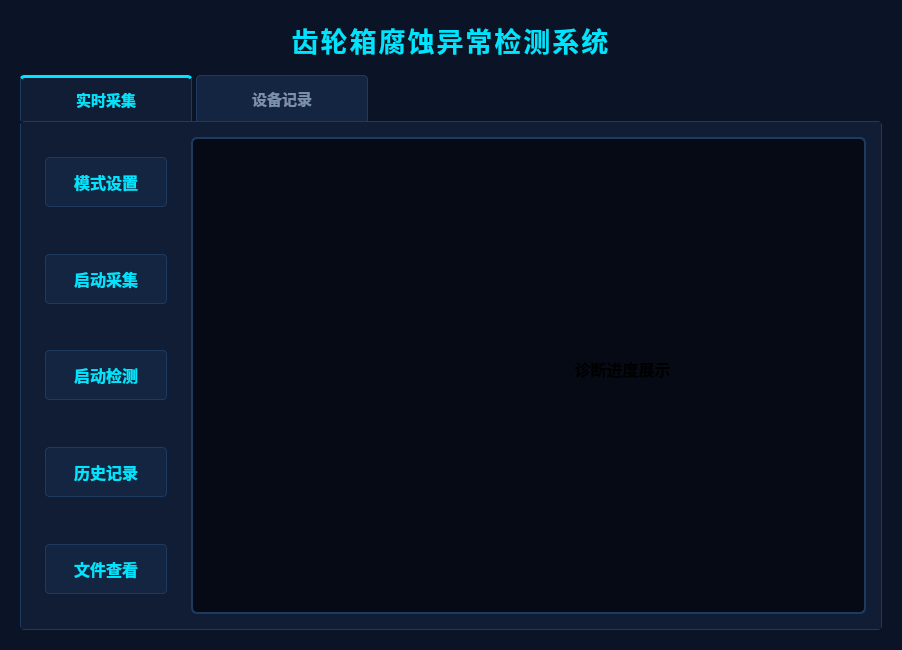
<?xml version="1.0" encoding="UTF-8"?>
<ui version="4.0">
 <class>C_window</class>
 <widget class="QWidget" name="C_window">
  <property name="geometry">
   <rect>
    <x>0</x>
    <y>0</y>
    <width>902</width>
    <height>650</height>
   </rect>
  </property>
  <property name="windowTitle">
   <string>齿轮箱腐蚀异常检测</string>
  </property>
  <property name="styleSheet">
   <string notr="true">
/* ================= 全局基础样式 ================= */
QWidget#C_window { background-color: #0b1426; }

QLabel#label_title {
    color: #00e5ff;
    background-color: transparent;
    letter-spacing: 2px;
}

/* ================= 选项卡样式 ================= */
QTabWidget::pane {
    border: 1px solid #1e3a5f;
    background-color: #111d35;
    border-radius: 4px;
}

QTabBar::tab {
    background: #142542;
    color: #7b90ad;
    padding: 10px 25px;
    margin-right: 4px;
    border: 1px solid #1e3a5f;
    border-bottom: none;
    border-top-left-radius: 4px;
    border-top-right-radius: 4px;
    min-width: 120px;
    font-size: 11pt; /* 调整后的字体大小 */
    font-weight: bold;
}

QTabBar::tab:selected {
    background: #111d35;
    color: #00e5ff;
    border-top: 3px solid #00e5ff;
}

QTabBar::tab:hover:!selected {
    background: #1a3359;
    color: #ffffff;
}

QWidget#tab_realtime, QWidget#tab_records, QWidget#tab_diagnosis {
    background-color: #111d35;
}

/* ================= 左侧功能按钮样式 ================= */
QPushButton {
    background-color: #142542;
    color: #00e5ff;
    border: 1px solid #1e3a5f;
    border-radius: 4px;
    padding: 12px;
    font-family: &quot;Microsoft YaHei&quot;;
    font-size: 16px;
    font-weight: bold;
}

QPushButton:hover { background-color: #1a3359; border: 1px solid #00e5ff; }
QPushButton:pressed { background-color: #00e5ff; color: #0b1426; }

/* ================= 右侧显示大屏样式 (仅保留前两页的) ================= */
QFrame#frame_display, QFrame#frame_display_records {
    background-color: #050a14;
    border: 2px solid #1e3a5f;
    border-radius: 6px;
}

/* ================= 第三页：智能诊断专项样式 ================= */
/* 大圆盘底座 */
QFrame#frame_dial {
    background-color: #050a14;
    border: 4px solid #1e3a5f;
    border-radius: 80px; /* 宽度160的一半，形成完美的圆 */
}

/* 状态小显示屏 (窄矩形) */
QLabel#label_diag_status {
    background-color: #050a14;
    border: 2px solid #1e3a5f;
    border-radius: 4px;
    color: #3b5070; /* 暗暗的初始颜色 */
}
   </string>
  </property>
  <layout class="QVBoxLayout" name="verticalLayout">
   <property name="spacing">
    <number>15</number>
   </property>
   <property name="leftMargin">
    <number>20</number>
   </property>
   <property name="topMargin">
    <number>20</number>
   </property>
   <property name="rightMargin">
    <number>20</number>
   </property>
   <property name="bottomMargin">
    <number>20</number>
   </property>
   <item>
    <widget class="QLabel" name="label_title">
     <property name="font">
      <font>
       <family>华文仿宋</family>
       <pointsize>20</pointsize>
       <weight>75</weight>
       <italic>false</italic>
       <bold>true</bold>
      </font>
     </property>
     <property name="styleSheet">
      <string notr="true">font: bold 20pt &quot;华文仿宋&quot;;</string>
     </property>
     <property name="text">
      <string>齿轮箱腐蚀异常检测系统</string>
     </property>
     <property name="alignment">
      <set>Qt::AlignCenter</set>
     </property>
    </widget>
   </item>
   <item>
    <widget class="QTabWidget" name="C_window3">
     <property name="font">
      <font>
       <family>华文仿宋</family>
       <pointsize>12</pointsize>
       <weight>75</weight>
       <italic>false</italic>
       <bold>true</bold>
      </font>
     </property>
     <property name="styleSheet">
      <string notr="true">font: bold 12pt &quot;华文仿宋&quot;;</string>
     </property>
     <property name="currentIndex">
      <number>0</number>
     </property>
     <widget class="QWidget" name="tab_realtime">
      <attribute name="title">
       <string>实时采集</string>
      </attribute>
      <layout class="QHBoxLayout" name="horizontalLayout_realtime">
       <property name="spacing">
        <number>15</number>
       </property>
       <property name="leftMargin">
        <number>15</number>
       </property>
       <property name="topMargin">
        <number>15</number>
       </property>
       <property name="rightMargin">
        <number>15</number>
       </property>
       <property name="bottomMargin">
        <number>15</number>
       </property>
       <item>
        <widget class="QFrame" name="frame_buttons">
         <property name="minimumSize">
          <size>
           <width>140</width>
           <height>0</height>
          </size>
         </property>
         <property name="maximumSize">
          <size>
           <width>140</width>
           <height>16777215</height>
          </size>
         </property>
         <layout class="QVBoxLayout" name="verticalLayout_buttons">
          <property name="spacing">
           <number>20</number>
          </property>
          <property name="topMargin">
           <number>20</number>
          </property>
          <property name="bottomMargin">
           <number>20</number>
          </property>
          <item>
           <widget class="QPushButton" name="CJ_C1">
            <property name="styleSheet">
             <string notr="true">/* ========================================= */
/* 当按钮被选中时（高亮状态） */
/* ========================================= */
QPushButton:checked {
    background-color: #00e5ff; /* 亮青色底色 */
    color: #050a14;            /* 深色文字，对比更明显 */
    border: 2px solid #00e5ff; /* 边框也变成亮青色 */
    font-weight: bold;         /* 字体加粗 */
}</string>
            </property>
            <property name="text">
             <string>模式设置</string>
            </property>
            <property name="checkable">
             <bool>true</bool>
            </property>
            <property name="autoExclusive">
             <bool>true</bool>
            </property>
           </widget>
          </item>
          <item>
           <spacer name="verticalSpacer">
            <property name="orientation">
             <enum>Qt::Vertical</enum>
            </property>
            <property name="sizeHint" stdset="0">
             <size>
              <width>20</width>
              <height>40</height>
             </size>
            </property>
           </spacer>
          </item>
          <item>
           <widget class="QPushButton" name="CJ_C2">
            <property name="styleSheet">
             <string notr="true">QPushButton:checked {
    background-color: #00e5ff; 
    color: #050a14;            
    border: 2px solid #00e5ff; 
    font-weight: bold;         
}</string>
            </property>
            <property name="text">
             <string>启动采集</string>
            </property>
            <property name="checkable">
             <bool>true</bool>
            </property>
            <property name="autoExclusive">
             <bool>true</bool>
            </property>
           </widget>
          </item>
          <item>
           <spacer name="verticalSpacer_2">
            <property name="orientation">
             <enum>Qt::Vertical</enum>
            </property>
            <property name="sizeHint" stdset="0">
             <size>
              <width>20</width>
              <height>40</height>
             </size>
            </property>
           </spacer>
          </item>
          <item>
           <widget class="QPushButton" name="CJ_C5">
            <property name="styleSheet">
             <string notr="true">QPushButton:checked {
    background-color: #00e5ff; 
    color: #050a14;            
    border: 2px solid #00e5ff; 
    font-weight: bold;         
}</string>
            </property>
            <property name="text">
             <string>启动检测</string>
            </property>
            <property name="checkable">
             <bool>true</bool>
            </property>
            <property name="autoExclusive">
             <bool>true</bool>
            </property>
           </widget>
          </item>
          <item>
           <spacer name="verticalSpacer_3">
            <property name="orientation">
             <enum>Qt::Vertical</enum>
            </property>
            <property name="sizeHint" stdset="0">
             <size>
              <width>20</width>
              <height>40</height>
             </size>
            </property>
           </spacer>
          </item>
          <item>
           <widget class="QPushButton" name="CJ_C3">
            <property name="styleSheet">
             <string notr="true">QPushButton:checked {
    background-color: #00e5ff; 
    color: #050a14;            
    border: 2px solid #00e5ff; 
    font-weight: bold;         
}</string>
            </property>
            <property name="text">
             <string>历史记录</string>
            </property>
            <property name="checkable">
             <bool>true</bool>
            </property>
            <property name="autoExclusive">
             <bool>true</bool>
            </property>
           </widget>
          </item>
          <item>
           <spacer name="verticalSpacer_4">
            <property name="orientation">
             <enum>Qt::Vertical</enum>
            </property>
            <property name="sizeHint" stdset="0">
             <size>
              <width>20</width>
              <height>40</height>
             </size>
            </property>
           </spacer>
          </item>
          <item>
           <widget class="QPushButton" name="CJ_C4">
            <property name="styleSheet">
             <string notr="true">QPushButton:checked {
    background-color: #00e5ff; 
    color: #050a14;            
    border: 2px solid #00e5ff; 
    font-weight: bold;         
}</string>
            </property>
            <property name="text">
             <string>文件查看</string>
            </property>
            <property name="checkable">
             <bool>true</bool>
            </property>
            <property name="autoExclusive">
             <bool>true</bool>
            </property>
           </widget>
          </item>
         </layout>
        </widget>
       </item>
       <item>
        <widget class="QFrame" name="frame_display">
         <property name="frameShape">
          <enum>QFrame::StyledPanel</enum>
         </property>
         <layout class="QVBoxLayout" name="verticalLayout_display">
          <item>
           <widget class="QCustomPlot" name="SJ_screen" native="true">
            <widget class="QWidget" name="layoutWidget">
             <property name="geometry">
              <rect>
               <x>-10</x>
               <y>140</y>
               <width>661</width>
               <height>162</height>
              </rect>
             </property>
             <layout class="QHBoxLayout" name="horizontalLayout_diag_top_3">
              <property name="spacing">
               <number>40</number>
              </property>
              <item>
               <widget class="QFrame" name="frame_dial_3">
                <property name="minimumSize">
                 <size>
                  <width>160</width>
                  <height>160</height>
                 </size>
                </property>
                <property name="maximumSize">
                 <size>
                  <width>160</width>
                  <height>160</height>
                 </size>
                </property>
               </widget>
              </item>
              <item>
               <widget class="QLabel" name="label_diag_status_3">
                <property name="minimumSize">
                 <size>
                  <width>280</width>
                  <height>60</height>
                 </size>
                </property>
                <property name="maximumSize">
                 <size>
                  <width>16777215</width>
                  <height>60</height>
                 </size>
                </property>
                <property name="font">
                 <font>
                  <family>华文仿宋</family>
                  <pointsize>12</pointsize>
                  <weight>75</weight>
                  <italic>false</italic>
                  <bold>true</bold>
                 </font>
                </property>
                <property name="text">
                 <string>诊断进度展示</string>
                </property>
                <property name="alignment">
                 <set>Qt::AlignCenter</set>
                </property>
               </widget>
              </item>
             </layout>
            </widget>
           </widget>
          </item>
         </layout>
        </widget>
       </item>
      </layout>
     </widget>
     <widget class="QWidget" name="tab_records">
      <attribute name="title">
       <string>设备记录</string>
      </attribute>
      <layout class="QHBoxLayout" name="horizontalLayout_records">
       <property name="spacing">
        <number>15</number>
       </property>
       <property name="leftMargin">
        <number>15</number>
       </property>
       <property name="topMargin">
        <number>15</number>
       </property>
       <property name="rightMargin">
        <number>15</number>
       </property>
       <property name="bottomMargin">
        <number>15</number>
       </property>
       <item>
        <widget class="QFrame" name="frame_buttons_records">
         <property name="minimumSize">
          <size>
           <width>140</width>
           <height>0</height>
          </size>
         </property>
         <property name="maximumSize">
          <size>
           <width>140</width>
           <height>16777215</height>
          </size>
         </property>
         <layout class="QVBoxLayout" name="verticalLayout_buttons_records">
          <property name="spacing">
           <number>20</number>
          </property>
          <property name="topMargin">
           <number>20</number>
          </property>
          <property name="bottomMargin">
           <number>20</number>
          </property>
          <item>
           <widget class="QPushButton" name="JL_C1">
            <property name="text">
             <string>模式设置</string>
            </property>
           </widget>
          </item>
          <item>
           <spacer>
            <property name="orientation">
             <enum>Qt::Vertical</enum>
            </property>
            <property name="sizeHint" stdset="0">
             <size>
              <width>0</width>
              <height>0</height>
             </size>
            </property>
           </spacer>
          </item>
          <item>
           <widget class="QPushButton" name="JL_C2">
            <property name="text">
             <string>启动存储</string>
            </property>
           </widget>
          </item>
          <item>
           <spacer>
            <property name="orientation">
             <enum>Qt::Vertical</enum>
            </property>
            <property name="sizeHint" stdset="0">
             <size>
              <width>0</width>
              <height>0</height>
             </size>
            </property>
           </spacer>
          </item>
          <item>
           <widget class="QPushButton" name="JL_C3">
            <property name="text">
             <string>文件查看</string>
            </property>
           </widget>
          </item>
          <item>
           <spacer>
            <property name="orientation">
             <enum>Qt::Vertical</enum>
            </property>
            <property name="sizeHint" stdset="0">
             <size>
              <width>0</width>
              <height>0</height>
             </size>
            </property>
           </spacer>
          </item>
          <item>
           <widget class="QPushButton" name="JL_C4">
            <property name="text">
             <string>文件删除</string>
            </property>
           </widget>
          </item>
          <item>
           <spacer>
            <property name="orientation">
             <enum>Qt::Vertical</enum>
            </property>
            <property name="sizeHint" stdset="0">
             <size>
              <width>0</width>
              <height>0</height>
             </size>
            </property>
           </spacer>
          </item>
          <item>
           <widget class="QPushButton" name="JL_C5">
            <property name="text">
             <string>文件上传</string>
            </property>
           </widget>
          </item>
         </layout>
        </widget>
       </item>
       <item>
        <widget class="QFrame" name="frame_display_records">
         <property name="frameShape">
          <enum>QFrame::StyledPanel</enum>
         </property>
         <layout class="QVBoxLayout" name="verticalLayout_display_records">
          <item>
           <widget class="QWidget" name="JL_screen" native="true"/>
          </item>
         </layout>
        </widget>
       </item>
      </layout>
     </widget>
    </widget>
   </item>
  </layout>
 </widget>
 <customwidgets>
  <customwidget>
   <class>QCustomPlot</class>
   <extends>QWidget</extends>
   <header>qcustomplot.h</header>
   <container>1</container>
  </customwidget>
 </customwidgets>
 <resources/>
 <connections/>
</ui>
